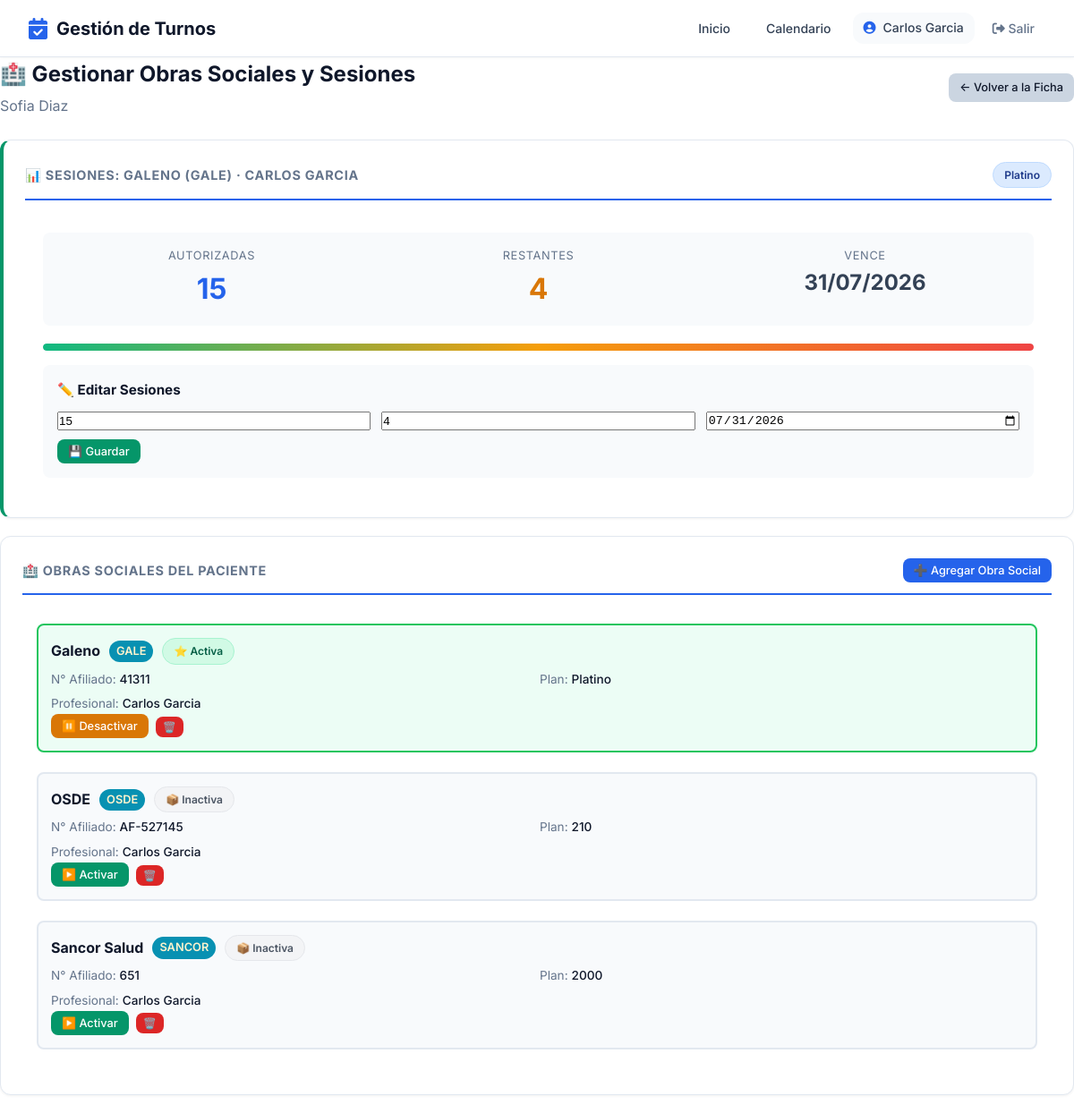
The app's page /pacientes/69/gestionar-obras-sociales/ (signed in), older data.
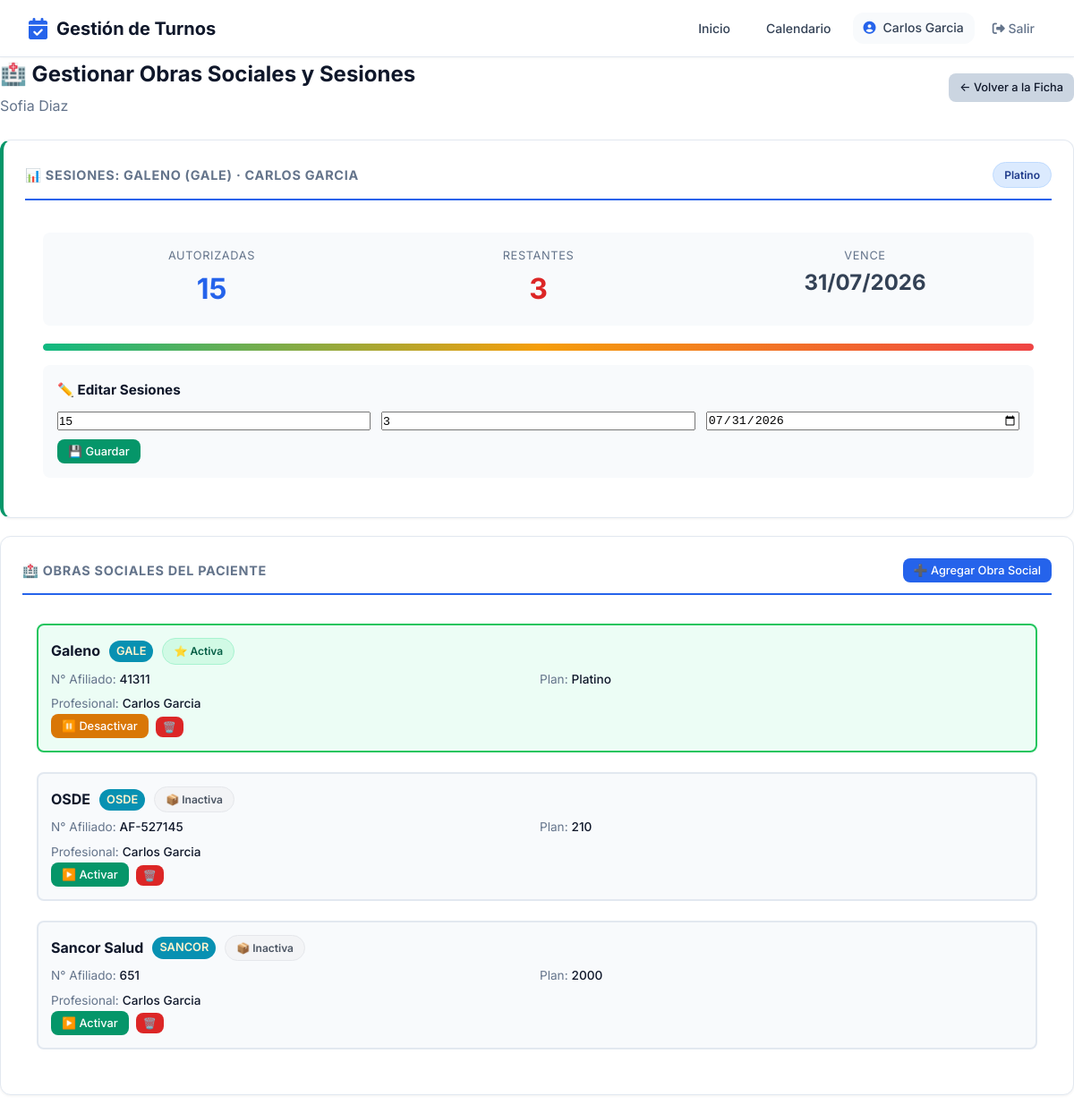
The same page, newer data.
### pacientes/models.py (models this page shows, shortened)
class PacienteObraSocial(models.Model):
    paciente = models.ForeignKey(
        Paciente, on_delete=models.CASCADE, related_name='mis_obras_sociales'
    )
    obra_social = models.ForeignKey(
        'obras_sociales.ObraSocial', on_delete=models.CASCADE, verbose_name='Obra Social'
    )
    plan = models.ForeignKey(
        'obras_sociales.Plan', on_delete=models.SET_NULL, null=True, blank=True, verbose_name='Plan'
    )
    numero_afiliado = models.CharField(max_length=50, blank=True, verbose_name='Número de Afiliado')
    profesional = models.ForeignKey(
        'profesionales.Profesional',
        on_delete=models.SET_NULL,
        null=True,
        blank=True,
        verbose_name='Profesional que autoriza'
    )
    sesiones_autorizadas = models.IntegerField(null=True, blank=True, verbose_name='Sesiones Autorizadas')
    sesiones_restantes = models.IntegerField(null=True, blank=True, verbose_name='Sesiones Restantes')
    fecha_vencimiento = models.DateField(null=True, blank=True, verbose_name='Vencimiento')
    activa = models.BooleanField(default=True, verbose_name='Activa')
    creado = models.DateTimeField(auto_now_add=True)
    actualizado = models.DateTimeField(auto_now=True)
    class Meta:
        verbose_name = 'Obra Social del Paciente'
        verbose_name_plural = 'Obras Sociales del Paciente'
        ordering = ['-activa', 'obra_social__nombre']
        unique_together = ['paciente', 'obra_social', 'plan', 'profesional']

### obras_sociales/models.py (models this page shows, shortened)
class ObraSocial(ModeloBase):
    nombre = models.CharField(max_length=200, verbose_name='Nombre')
    sigla = models.CharField(max_length=20, verbose_name='Sigla')
    telefono = models.CharField(max_length=20, blank=True, verbose_name='Teléfono')
    email = models.EmailField(blank=True, verbose_name='Email')
    activo = models.BooleanField(default=True, verbose_name='Activo')
    class Meta:
        verbose_name = 'Obra Social'
        verbose_name_plural = 'Obras Sociales'
        ordering = ['nombre']

class Plan(ModeloBase):
    obra_social = models.ForeignKey(
        ObraSocial,
        on_delete=models.CASCADE,
        related_name='planes',
        verbose_name='Obra Social'
    )
    nombre = models.CharField(max_length=100, verbose_name='Nombre del Plan')
    requiere_autorizacion = models.BooleanField(
        default=False,
        verbose_name='Requiere Autorización'
    )
    coseguro_fijo = models.DecimalField(
        max_digits=10,
        decimal_places=2,
        default=0,
        verbose_name='Coseguro Fijo'
    )
    coseguro_porcentaje = models.DecimalField(
        max_digits=5,
        decimal_places=2,
        default=0,
        verbose_name='Coseguro (%)'
    )
    class Meta:
        verbose_name = 'Plan'
        verbose_name_plural = 'Planes'
        ordering = ['obra_social', 'nombre']

### profesionales/models.py (models this page shows, shortened)
class Profesional(Persona):
    ESPECIALIDADES = [
        ('odontologia', 'Odontología'),
        ('kinesiologia', 'Kinesiología'),
        ('psicologia', 'Psicología'),
        ('nutricion', 'Nutrición'),
        ('cardiologia', 'Cardiología'),
        ('medicina_general', 'Medicina General'),
        ('dermatologia', 'Dermatología'),
        ('estetica', 'Estética'),
        ('pediatria', 'Pediatría'),
        ('traumatologia', 'Traumatología'),
        ('veterinaria', 'Veterinaria'),
        ('fonoaudiologia', 'Fonoaudiologia'),
        ('otro', 'Otro'),
    ]
    usuario = models.OneToOneField(
        'usuarios.Usuario',
        on_delete=models.CASCADE,
        verbose_name='Usuario'
    )
    especialidad = models.CharField(
        max_length=50,
        choices=ESPECIALIDADES,
        verbose_name='Especialidad'
    )
    matricula = models.CharField(
        max_length=50,
        blank=True,
        verbose_name='Matrícula Profesional'
    )
    color_calendario = models.CharField(
        max_length=7,
        default='#4A90D9',
        verbose_name='Color en Calendario'
    )
    acepta_obra_social = models.BooleanField(
        default=False,
        verbose_name='Acepta Obra Social'
    )
    descripcion = models.TextField(
        blank=True,
        verbose_name='Descripción Profesional'
    )
    foto = models.ImageField(
    upload_to='profesionales/',
    blank=True,
    null=True,
    verbose_name='Foto de Perfil'
    )
    establecimientos = models.ManyToManyField(
    'establecimientos.Establecimiento',
    blank=True,
    related_name='profesionales',
    verbose_name='Consultorios donde atiende'
    )
    frase_destacada = models.CharField(max_length=200, blank=True, verbose_name='Frase destacada')
    precio_particular = models.DecimalField(max_digits=10, decimal_places=2, null=True, blank=True, verbose_name='Precio consulta particular')
    obras_sociales_texto = models.TextField(blank=True, verbose_name='Obras sociales (texto libre)')
    servicios_texto = models.TextField(blank=True, verbose_name='Servicios / Especializaciones')
    servicios_destacados = models.TextField(blank=True, verbose_name='Servicios destacados')
    especializaciones = models.TextField(blank=True, verbose_name='Especializaciones')
    atiende_por_orden = models.BooleanField(
    default=False,
    verbose_name='Atiende por orden de llegada'
)
    obras_sociales = models.ManyToManyField(
        'obras_sociales.ObraSocial',
        blank=True,
        related_name='profesionales',
        verbose_name='Obras Sociales'
    )
    planes = models.ManyToManyField(
        'obras_sociales.Plan',
        blank=True,
        verbose_name='Planes'
    )
    class Meta:
        verbose_name = 'Profesional'
        verbose_name_plural = 'Profesionales'
        ordering = ['apellido', 'nombre']

### pacientes/views.py (the view, shortened to what this page needs)
# urls.py: path('<int:paciente_id>/gestionar-obras-sociales/', views.gestionar_obras_sociales, name='gestionar_obras_sociales'),
@login_required
def gestionar_obras_sociales(request, paciente_id):
    if request.user.rol not in ['profesional', 'secretaria']:
        messages.error(request, 'No tenés acceso.')
        return redirect('home')
    paciente = get_object_or_404(Paciente, id=paciente_id)
    if request.user.rol == 'profesional':
        profesional = get_object_or_404(Profesional, usuario=request.user)
    else:
        profesional = None
    if profesional:
        obras_sociales_disponibles = profesional.obras_sociales.filter(activo=True)
    else:
        obras_sociales_disponibles = ObraSocial.objects.filter(activo=True)
    if profesional:
        obras_sociales_paciente = paciente.mis_obras_sociales.filter(profesional=profesional)
    else:
        obras_sociales_paciente = paciente.mis_obras_sociales.all()
    context = {
        'paciente': paciente,
        'profesional': profesional,
        'obras_sociales_disponibles': obras_sociales_disponibles,
        'hoy': date.today(),
        'es_secretaria': request.user.rol == 'secretaria',
        'obras_sociales_paciente': obras_sociales_paciente,
    }
    return render(request, 'pacientes/gestionar_obras_sociales.html', context)

### core_app/models.py (called while the page is built)
    @property
    def nombre_completo(self):
        return f"{self.nombre} {self.apellido}"

### pacientes/templates/pacientes/gestionar_obras_sociales.html (shortened to what the changed rows need)
{% extends 'core_app/base.html' %}
{% load static %}
{% block extra_css %}
    <link rel="stylesheet" href="{% static 'css/pages/pacientes_shared.css' %}">
{% endblock %}
{% block content %}
<div class="pacientes-container">
    <div class="flex-between mb-6">
        <div>
            <h1 style="font-size: 1.5rem; font-weight: 700; margin: 0;">🏥 Gestionar Obras Sociales y Sesiones</h1>
        </div>
    </div>
    {% for os_paciente in obras_sociales_paciente %}
    {% if os_paciente.activa %}
    <div class="paciente-card" style="border-left: 4px solid var(--success);">
        <div class="paciente-card-header">
            <h3>
                📊 Sesiones: {{ os_paciente.obra_social.nombre }} ({{ os_paciente.obra_social.sigla }})
                {% if os_paciente.profesional %} · {{ os_paciente.profesional.nombre_completo }}{% endif %}
            </h3>
            {% if os_paciente.plan %}<span class="badge badge-info">{{ os_paciente.plan.nombre }}</span>{% endif %}
        </div>
        <form method="POST" style="padding: 20px;">
            {% if os_paciente.sesiones_autorizadas %}
            <div class="sesiones-stats-grid">
                <div>
                    <div class="sesiones-stat-etiqueta">Autorizadas</div>
                    <div class="sesiones-stat-numero autorizadas">{{ os_paciente.sesiones_autorizadas }}</div>
                </div>
                <div>
                    <div class="sesiones-stat-etiqueta">Restantes</div>
                    <div class="sesiones-stat-numero restantes" style="{% if os_paciente.sesiones_restantes <= 3 %}color: var(--danger);{% elif os_paciente.sesiones_restantes <= 7 %}color: var(--warning);{% endif %}">
                        {{ os_paciente.sesiones_restantes|default:"—" }}
                    </div>
                </div>
                <div>
                    <div class="sesiones-stat-etiqueta">Vence</div>
                    <div class="sesiones-stat-numero vencimiento" style="{% if os_paciente.fecha_vencimiento and os_paciente.fecha_vencimiento < hoy %}color: var(--danger);{% endif %}">
                        {{ os_paciente.fecha_vencimiento|date:"d/m/Y"|default:"—" }}
                    </div>
                </div>
            </div>
            <div class="sesiones-barra">
                <div class="sesiones-barra-progreso" style="width: {% widthratio os_paciente.sesiones_autorizadas|add:'-'|add:os_paciente.sesiones_restantes os_paciente.sesiones_autorizadas 100 %}%;"></div>
            </div>
            {% endif %}
            <div style="background: var(--bg-alt); padding: 16px; border-radius: var(--radius); margin-top: 16px;">
                <h4 style="margin: 0 0 12px 0; font-size: 0.95rem;">✏️ Editar Sesiones</h4>
                <div style="display: grid; grid-template-columns: repeat(3, 1fr); gap: 12px;">
                    <input type="number" name="sesiones_autorizadas" value="{{ os_paciente.sesiones_autorizadas|default:'' }}"
                           placeholder="Autorizadas" class="form-input">
                    <input type="number" name="sesiones_restantes" value="{{ os_paciente.sesiones_restantes|default:'' }}"
                           placeholder="Restantes" class="form-input">
                    <input type="date" name="fecha_vencimiento" value="{{ os_paciente.fecha_vencimiento|date:'Y-m-d'|default:'' }}"
                           class="form-input">
                </div>
                <button type="submit" class="btn btn-success btn-sm" style="margin-top: 10px;">💾 Guardar</button>
            </div>
        </form>
    </div>
    {% endif %}
    {% endfor %}
    <div class="paciente-card">
        <div style="padding: 16px;">
            {% if obras_sociales_paciente %}
            <div style="display: flex; flex-direction: column; gap: 12px;">
                {% for os_paciente in obras_sociales_paciente %}
                <div class="os-card {% if os_paciente.activa %}activa{% else %}inactiva{% endif %}">
                    <div style="flex: 1;">
                        <div style="display: flex; align-items: center; gap: 10px; margin-bottom: 6px; flex-wrap: wrap;">
                            <strong>{{ os_paciente.obra_social.nombre }}</strong>
                            <span class="sigla-badge">{{ os_paciente.obra_social.sigla }}</span>
                            {% if os_paciente.activa %}
                                <span class="badge badge-success">⭐ Activa</span>
                            {% else %}
                                <span class="badge badge-gray">📦 Inactiva</span>
                            {% endif %}
                        </div>
                        <div class="os-card-detalle">
                            <div class="detalle-item">
                                <span class="detalle-etiqueta">N° Afiliado:</span>
                                <span class="detalle-valor">{{ os_paciente.numero_afiliado|default:"—" }}</span>
                            </div>
                            <div class="detalle-item">
                                <span class="detalle-etiqueta">Plan:</span>
                                <span class="detalle-valor">{{ os_paciente.plan.nombre|default:"Básico" }}</span>
                            </div>
                            {% if os_paciente.profesional %}
                            <div class="detalle-item" style="grid-column: 1 / -1;">
                                <span class="detalle-etiqueta">Profesional:</span>
                                <span class="detalle-valor">{{ os_paciente.profesional.nombre_completo }}</span>
                            </div>
                            {% endif %}
                        </div>
                    </div>
                    <div style="display: flex; gap: 8px; align-items: center;">
                        <form method="POST" style="display: inline;">
                            <button type="submit" class="btn btn-sm {% if os_paciente.activa %}btn-warning{% else %}btn-success{% endif %}">
                                {% if os_paciente.activa %}⏸️ Desactivar{% else %}▶️ Activar{% endif %}
                            </button>
                        </form>
                        <form method="POST" style="display: inline;" onsubmit="return confirm('¿Eliminar esta obra social?')">
                            <button type="submit" class="btn btn-danger btn-xs">🗑️</button>
                        </form>
                    </div>
                </div>
                {% endfor %}
            </div>
            {% else %}
            <div style="text-align: center; padding: 40px; color: var(--text-muted);">
                <p style="font-size: 3rem;">🏥</p>
                <p>Sin obras sociales registradas</p>
                <small>Agregá una obra social para empezar</small>
            </div>
            {% endif %}
        </div>
    </div>
</div>
{% endblock %}

Row changes from the older to the newer data that the page shows:
changed PacienteObraSocial "Galeno": sesiones_restantes "4" → "3"
